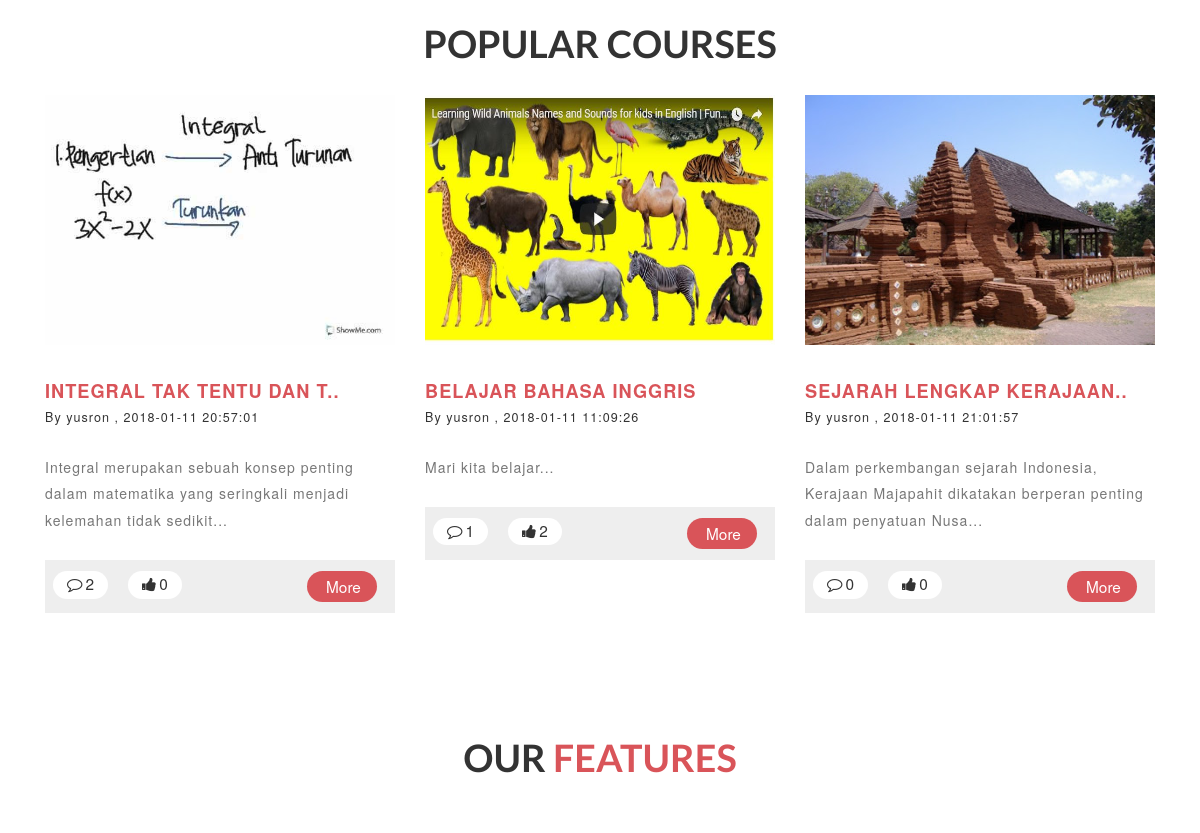
Before: / (middle part) with the older database file.
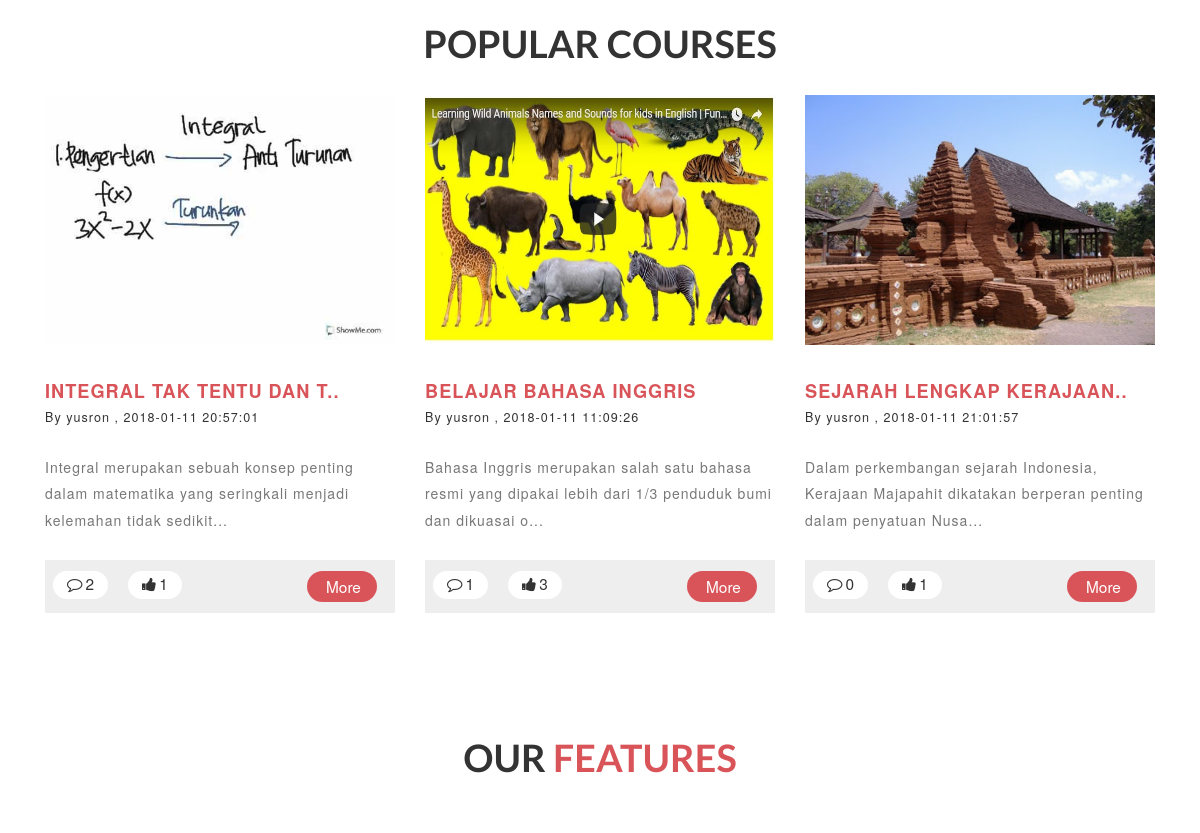
After: the same page with the newer database file.
### tables this page shows
CREATE TABLE `course_title` (
  `id_title` int(5) NOT NULL,
  `id_user` int(5) NOT NULL,
  `title` varchar(200) NOT NULL,
  `subject` varchar(25) NOT NULL,
  `description` text NOT NULL,
  `thumbnail` text NOT NULL,
  `created_at` datetime NOT NULL,
  `last_update` datetime NOT NULL,
  `status` int(1) NOT NULL DEFAULT '0',
  `pick` int(1) NOT NULL DEFAULT '0',
  `visitor` int(5) NOT NULL,
  `random_code` varchar(11) NOT NULL
);

### application/controllers/home.php (called while the page is built, shortened)
<?php
class Home extends CI_Controller {
	public function __construct()
	{
		$this->load->model('course_model');
		$this->load->model('auth_model');
		$this->load->model('home_model');
		$this->load->helper('date');
	}
	public function index()
	{
		$slider = $this->home_model->GetData(['type'=>'slide'],'config')->result();
		$testimonial =$this->home_model->GetData(['type'=>'testimoni'],'config')->result();
		$list_pcourses = $this->home_model->GetListPCourses();
		$list_vcourses=$this->home_model->GetCourseVerified();
		$user_id = $this->session->userdata('logged_id');
		$username_id = $this->auth_model->GetUser(['id_user' => $user_id])->row('username');
		$username = array();
		$like_amount = array();
		$comment_amount = array();
		$liked = array();
		foreach ($list_pcourses as $pcourses) {
			$username[$pcourses->id_user] = $this->auth_model->GetUser(['id_user' => $pcourses->id_user])->row('username');
			$like_amount[$pcourses->id_title] = $this->home_model->GetSelectData('COUNT(id_likecourse) as like_amount',['id_title' => $pcourses->id_title],'like_course')->row('like_amount');
			$comment_amount[$pcourses->id_title] = $this->home_model->GetSelectData('COUNT(id_comment) as comment_amount',['id_title' => $pcourses->id_title],'comment')->row('comment_amount');
		}
		foreach ($list_vcourses as $rcourses) {
			$username[$rcourses->id_user] = $this->auth_model->GetUser(['id_user' => $rcourses->id_user])->row('username');
			$like_amount[$rcourses->id_title] = $this->home_model->GetSelectData('COUNT(id_likecourse) as like_amount',['id_title' => $rcourses->id_title],'like_course')->row('like_amount');
			$comment_amount[$rcourses->id_title] = $this->home_model->GetSelectData('COUNT(id_comment) as comment_amount',['id_title' => $rcourses->id_title],'comment')->row('comment_amount');
		}
		$data = [
		'username' 		=> $username,
		'like_amount'	=> $like_amount,
		'comment_amount'=> $comment_amount,
		'liked'			=> $liked,
		'list_vcourses' => $list_vcourses,
 		'list_pcourses' => $list_pcourses,
		'main_view'     => 'home_view',
		'username_id'	=> $username_id,
		'slider'		=> $slider,
		'testimonial'		=> $testimonial
 		];
		$this->load->view('templet', $data);
}
}

### index.php (called while the page is built, shortened)
<?php
require_once BASEPATH.'core/CodeIgniter.php';

### application/models/home_model.php (called while the page is built, shortened)
<?php
class Home_model extends CI_Model {
	public function GetListPCourses(){
		return $this->db->limit(3,0)
            ->where(['status'=>'1'])
            ->get('course_title')
            ->result();
	}
  public function GetCourseVerified()
  {
    return $this->db
                ->where(['status'=>'1'])
                ->where('pick',1)
                ->limit(7,0)
                ->get('course_title')
                ->result();
  }
    public function GetSelectData($select,$where,$table)
    {
      return $this->db->select($select)->where($where)->get($table);
    }
}

### application/models/auth_model.php (called while the page is built, shortened)
<?php
class Auth_model extends CI_Model {
	public function GetUser($where)
    {
      return $this->db->where($where)->get('user');
    }
}

### application/views/home_view.php (the view, shortened to what this page needs)
<link rel="stylesheet" href="https://cdnjs.cloudflare.com/ajax/libs/owl-carousel/1.3.3/owl.carousel.min.css">
<link rel="stylesheet" href="https://cdnjs.cloudflare.com/ajax/libs/owl-carousel/1.3.3/owl.theme.min.css">
<div class="event" id="events">
	<div class="container">
		<h3>Popular Courses</h3>
		<?php foreach ($list_pcourses as $pcourses) {
		 ?>
		<div class="col-md-4 eve-agile e1">
			<div class="eve-sub1">
				<a href="#" data-toggle="modal" data-target="#lesson" class="lesson_view" id="<?php echo $pcourses->random_code ?>"><img src="<?php echo base_url() ?>assets/images/<?php echo $pcourses->thumbnail ?>" width="350px" height="250px" alt="image"></a>
			<h4><a href="#" data-toggle="modal" data-target="#lesson" class="lesson_view" id="<?php echo $pcourses->random_code ?>" title="<?php echo $pcourses->title ?>">
				<?php
                        if (strlen($pcourses->title) < 25) {
                          echo $pcourses->title;
                        }
                        else{
                        echo  substr($pcourses->title, 0,24).'..';
                        } ?>
			</a></h4>
				<?php
					if(array_key_exists($pcourses->id_user, $username)) {
					$usrnm =  $username[$pcourses->id_user];
				}?>
				<h6>By  <a href="<?php echo base_url() ?><?php echo $usrnm ?>">
					<?php echo $usrnm ?>
				</a>, <?php echo $pcourses->created_at ?></h6>
				<p><?php echo substr($pcourses->description, 0,105) ?>...</p>
			</div>
			<div class="eve-sub2">
				<div class="eve-w3lleft">
					<?php
					if(array_key_exists($pcourses->id_title, $comment_amount)) {
					$comments =  $comment_amount[$pcourses->id_title];
					}
					 ?>
					<h6><i class="fa fa-comment-o" aria-hidden="true"></i><?php echo $comments; ?></h6>
					<?php
					if(array_key_exists($pcourses->id_title, $like_amount)) {
					$likes =  $like_amount[$pcourses->id_title];
					}
					$thumb = '';
					?>
					<h6 id="<?php echo $pcourses->random_code ?>" class="thumb_in <?php echo $thumb ?>"><i class="fa fa-thumbs-up" aria-hidden="true"></i><?php echo $likes; ?></h6>
				</div>
				<div class="eve-w3lright e1">
					<a href="#" data-toggle="modal" data-target="#lesson" class="lesson_view" id="<?php echo $pcourses->random_code ?>"><h5>More</h5></a>
				</div>
				<div class="clearfix"></div>
			</div>
		</div>
		<?php } ?>
	</div>
</div>
<div id="about" class="about">
	<div class="container">
			<h1>Our <span>Features</span></h1>
	</div>
</div>

### application/views/templet.php (shortened to what this page needs)
<!DOCTYPE html>
<html lang="en">
<head>
    <link href="<?php echo base_url(); ?>assets/css/style.css" rel="stylesheet" type="text/css" media="all">
    <link href="<?php echo base_url(); ?>assets/css/bootstrap.min.css" rel="stylesheet" type="text/css" media="all">
    <link href="<?php echo base_url(); ?>assets/css/font-awesome.min.css" rel="stylesheet" type="text/css" media="all">
    <link href="<?php echo base_url(); ?>assets/css/bootstrap-notifications.min.css" rel="stylesheet" type="text/css" media="all">
    <link href="<?php echo base_url() ?>assets/css/netdna-bootstrap.min.css" rel="stylesheet">
    <link rel="stylesheet" href="https://cdnjs.cloudflare.com/ajax/libs/limonte-sweetalert2/6.9.1/sweetalert2.min.css">
</head>
<body style="margin-top: 0px;">
    <link rel="stylesheet" href="css/chocolat.css" type="text/css" media="screen">
              <link href="<?php echo base_url(); ?>assets/css/owl.carousel.css" rel="stylesheet">
  <?php $this->load->view($main_view); ?>
</body>
</html>

### assets/css/style.css (style rules this page uses)
h1,h2,h3,h4,h5,h6 { font-family: 'Lato', sans-serif; }
h1,h2,h3,h4,h5,h6 { margin:0; }
.services, #gallery, .about, .team, .gallery, .contact-agile, .event, .review, .footer { padding: 4em 0em; }
.about h1, .services h3, #gallery h3, .team h3, .gallery h3, .event h3, .contact-agile h3 { font-size: 3em; color:#333; font-family: 'Lato', sans-serif; font-weight: 700; text-align:center; margin-bottom: 1em; text-transform:uppercase; }
.about h1 span, .team h3 span, .contact-agile h3 span { color: #d95459; }
.eve-sub2 { background: #eee; padding: 0.5em 0em; margin-bottom: 20px; }
.eve-w3lleft { float: left; width: 50%; }
.eve-w3lleft h6 { display: inline-block; background: #fff; padding: 6px 14px; border-radius: 20px; line-height: 0; font-size: 1.1em; margin: 4px 8px; cursor:pointer; }
.eve-w3lleft h6 i { margin-right: 3px; }
.eve-w3lright { float: right; width: 50%; }
.eve-w3lright h5 { background: #fff; padding: 7px 19px; border-radius: 20px; font-size: 1.1em; margin: 4px 87px; width: 40%; cursor:pointer; transition: 0.5s all; -webkit-transition: 0.5s all; -o-transition: 0.5s all; -moz-transition: 0.5s all; -ms-transition: 0.5s all; }
.e1 h5 { background: #d95459; color: #fff; }
.eve-sub1 h4 { margin-top: 2em; font-size: 1.3em; text-transform: uppercase; letter-spacing: 1px; font-weight: bold; color: #d95459; }
.eve-sub1 h4 a { color: #d95459; }
.eve-sub1 h6 { color: #333; font-size: 0.9em; margin-bottom: 2.3em; letter-spacing: 1px; }
.eve-sub1 h6 a { color: #333; font-size: 1em; margin-bottom: 2.3em; letter-spacing: 1px; }
.eve-sub1 p { margin-bottom: 1.9em; color: #777; font-size: 1em; font-weight: 400; line-height: 1.9em; letter-spacing: 1px; }
@media (max-width:1366px) { .about h1, .services h3, #gallery h3, .team h3, .gallery h3, .event h3, .contact-agile h3 { font-size: 2.8em; } }
@media (max-width:1280px) { .services, #gallery, .about, .team, .gallery, .contact-agile, .event, .review, .footer { padding: 3em 0em; } }
@media (max-width:1280px) { .about h1, .services h3, #gallery h3, .team h3, .gallery h3, .event h3, .contact-agile h3 { font-size: 2.7em; margin-bottom: 0.8em; } }

### assets/css/chocolat.css (style rules this page uses)
body { margin:0; padding:0; }

### application/views/templet.php (style rules this page uses)
body { margin-top:20px; ; }

Changed rows visible on the page:
computed for course_title "INTEGRAL TAK TENTU DAN T": id_title "0" → "1"
changed course_title "BELAJAR BAHASA INGGRIS": description "Mari kita belajar" → "Bahasa Inggris merupakan salah satu bahasa resmi yang dipakai lebih dari 1/3 penduduk bumi dan dikuasai o"; id_title "2" → "3"
computed for course_title "SEJARAH LENGKAP KERAJAAN": id_title "0" → "1"
